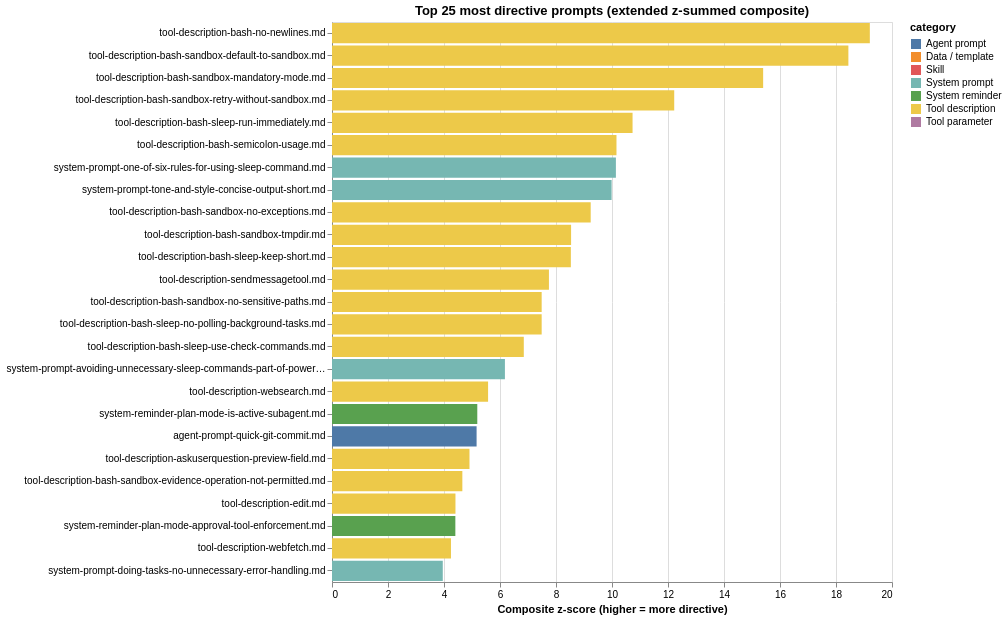

Here is the notebook cell this chart was saved with:
### Markdown cell above
### Top-25 most directive prompts

Composite directiveness z-score (formula in the Terms used block above). A negative score just means "less directive than the corpus average". The bash-sandbox tool descriptions cluster at the top end.

### Code cell
"""Top-25 most directive files by extended composite z-score.

Updated formula adds the new sentence_register signals:
  + directive_sent_pct      (raises authority)
  + configuring_sent_pct    (raises authority)
  - collaborative_sent_pct  (softens — interpersonal)
  - permissive_sent_pct     (softens — reader-agency / "you can")
  - appreciative_sent_pct   (softens — gratitude / praise)
"""

def zscore(s):
    s = s.astype(float)
    return (s - s.mean()) / (s.std(ddof=0) or 1.0)

alt_df["directiveness"] = (
    zscore(alt_df["mood_marker_pct"])
    + zscore(alt_df["hard_prohibitions_pct"])
    + zscore(alt_df["caps_imp_pct"])
    + zscore(alt_df["directive_sent_pct"])
    + zscore(alt_df["configuring_sent_pct"])
    - zscore(alt_df["collaborative_sent_pct"])
    - zscore(alt_df["permissive_sent_pct"])
    - zscore(alt_df["appreciative_sent_pct"])
)

top25 = (alt_df.nlargest(25, "directiveness")
              [["path", "category", "n_tokens", "directiveness",
                "mood_marker_pct", "hard_prohibitions_pct",
                "caps_imp_pct",
                "directive_sent_pct", "configuring_sent_pct",
                "collaborative_sent_pct", "permissive_sent_pct",
                "appreciative_sent_pct",
                "just_ratio"]]
              .reset_index(drop=True))

print(f"composite directiveness range: "
      f"{alt_df['directiveness'].min():.2f}  ↔  {alt_df['directiveness'].max():.2f}")
display(top25.style.background_gradient(subset=["directiveness"], cmap="Reds")
                   .format({"directiveness": "{:.2f}",
                            "mood_marker_pct": "{:.2f}",
                            "hard_prohibitions_pct": "{:.2f}",
                            "caps_imp_pct": "{:.2f}",
                            "directive_sent_pct": "{:.1f}",
                            "configuring_sent_pct": "{:.1f}",
                            "collaborative_sent_pct": "{:.1f}",
                            "permissive_sent_pct": "{:.1f}",
                            "appreciative_sent_pct": "{:.1f}",
                            "just_ratio": "{:.2f}"}))

top25_chart = (
    alt.Chart(top25)
    .mark_bar()
    .encode(
        x=alt.X("directiveness:Q", title="Composite z-score (higher = more directive)"),
        y=alt.Y("path:N", sort="-x", title=None,
                axis=alt.Axis(labelLimit=320)),
        color=alt.Color("category:N",
                         scale=alt.Scale(domain=_cat_domain, range=_cat_range)),
        tooltip=[
            alt.Tooltip("path:N"),
            alt.Tooltip("category:N"),
            alt.Tooltip("n_tokens:Q", format=","),
            alt.Tooltip("directiveness:Q", format=".2f"),
            alt.Tooltip("mood_marker_pct:Q",
                         title="imperative markers %", format=".2f"),
            alt.Tooltip("hard_prohibitions_pct:Q",
                         title="hard prohibitions %", format=".2f"),
            alt.Tooltip("caps_imp_pct:Q",
                         title="CAPS imperative %", format=".2f"),
            alt.Tooltip("directive_sent_pct:Q",
                         title="directive sent %", format=".1f"),
            alt.Tooltip("configuring_sent_pct:Q",
                         title="configuring sent %", format=".1f"),
            alt.Tooltip("collaborative_sent_pct:Q",
                         title="collab sent %", format=".1f"),
            alt.Tooltip("permissive_sent_pct:Q",
                         title="permissive sent %", format=".1f"),
            alt.Tooltip("just_ratio:Q", title="justification ratio", format=".2f"),
        ],
    )
    .properties(width=560, height=560,
                title="Top 25 most directive prompts (extended z-summed composite)")
)
save_chart(top25_chart, "13-top25-directive-prompts")

### Figure 1 — Vega-Lite specification as saved in the notebook (floating-point values rounded to 4 significant figures)
{"config": {"view": {"continuousWidth": 300, "continuousHeight": 300}}, "data": {"name": "data-500756bda187a429962ce88ffbf8e61b"}, "mark": {"type": "bar"}, "encoding": {"color": {"field": "category", "scale": {"domain": ["Agent prompt", "Data / template", "Skill", "System prompt", "System reminder", "Tool description", "Tool parameter"], "range": ["#4e79a7", "#f28e2c", "#e15759", "#76b7b2", "#59a14f", "#edc949", "#af7aa1"]}, "type": "nominal"}, "tooltip": [{"field": "path", "type": "nominal"}, {"field": "category", "type": "nominal"}, {"field": "n_tokens", "format": ",", "type": "quantitative"}, {"field": "directiveness", "format": ".2f", "type": "quantitative"}, {"field": "mood_marker_pct", "format": ".2f", "title": "imperative markers %", "type": "quantitative"}, {"field": "hard_prohibitions_pct", "format": ".2f", "title": "hard prohibitions %", "type": "quantitative"}, {"field": "caps_imp_pct", "format": ".2f", "title": "CAPS imperative %", "type": "quantitative"}, {"field": "directive_sent_pct", "format": ".1f", "title": "directive sent %", "type": "quantitative"}, {"field": "configuring_sent_pct", "format": ".1f", "title": "configuring sent %", "type": "quantitative"}, {"field": "collaborative_sent_pct", "format": ".1f", "title": "collab sent %", "type": "quantitative"}, {"field": "permissive_sent_pct", "format": ".1f", "title": "permissive sent %", "type": "quantitative"}, {"field": "just_ratio", "format": ".2f", "title": "justification ratio", "type": "quantitative"}], "x": {"field": "directiveness", "title": "Composite z-score (higher = more directive)", "type": "quantitative"}, "y": {"axis": {"labelLimit": 320}, "field": "path", "sort": "-x", "title": null, "type": "nominal"}}, "height": 560, "title": "Top 25 most directive prompts (extended z-summed composite)", "width": 560, "$schema": "https://vega.github.io/schema/vega-lite/v6.4.1.json", "datasets": {"data-500756bda187a429962ce88ffbf8e61b": [{"path": "tool-description-bash-no-newlines.md", "category": "Tool description", "n_tokens": 16, "directiveness": 19.21, "mood_marker_pct": 6.25, "hard_prohibitions_pct": 6.25, "caps_imp_pct": 6.25, "directive_sent_pct": 100.0, "configuring_sent_pct": 0.0, "collaborative_sent_pct": 0.0, "permissive_sent_pct": 0.0, "appreciative_sent_pct": 0.0, "just_ratio": 0.0}, {"path": "tool-description-bash-sandbox-default-to-sandbox.md", "category": "Tool description", "n_tokens": 18, "directiveness": 18.44, "mood_marker_pct": 16.67, "hard_prohibitions_pct": 5.556, "caps_imp_pct": 0.0, "directive_sent_pct": 100.0, "configuring_sent_pct": 50.0, "collaborative_sent_pct": 0.0, "permissive_sent_pct": 0.0, "appreciative_sent_pct": 0.0, "just_ratio": 0.0}, {"path": "tool-description-bash-sandbox-mandatory-mode.md", "category": "Tool description", "n_tokens": 15, "directiveness": 15.4, "mood_marker_pct": 6.667, "hard_prohibitions_pct": 0.0, "caps_imp_pct": 6.667, "directive_sent_pct": 100.0, "configuring_sent_pct": 0.0, "collaborative_sent_pct": 0.0, "permissive_sent_pct": 0.0, "appreciative_sent_pct": 0.0, "just_ratio": 0.0}, {"path": "tool-description-bash-sandbox-retry-without-sandbox.md", "category": "Tool description", "n_tokens": 12, "directiveness": 12.22, "mood_marker_pct": 8.333, "hard_prohibitions_pct": 8.333, "caps_imp_pct": 0.0, "directive_sent_pct": 100.0, "configuring_sent_pct": 0.0, "collaborative_sent_pct": 0.0, "permissive_sent_pct": 0.0, "appreciative_sent_pct": 0.0, "just_ratio": 0.0}, {"path": "tool-description-bash-sleep-run-immediately.md", "category": "Tool description", "n_tokens": 14, "directiveness": 10.73, "mood_marker_pct": 7.143, "hard_prohibitions_pct": 7.143, "caps_imp_pct": 0.0, "directive_sent_pct": 100.0, "configuring_sent_pct": 0.0, "collaborative_sent_pct": 0.0, "permissive_sent_pct": 0.0, "appreciative_sent_pct": 0.0, "just_ratio": 0.0}, {"path": "tool-description-bash-semicolon-usage.md", "category": "Tool description", "n_tokens": 21, "directiveness": 10.16, "mood_marker_pct": 9.524, "hard_prohibitions_pct": 4.762, "caps_imp_pct": 0.0, "directive_sent_pct": 100.0, "configuring_sent_pct": 0.0, "collaborative_sent_pct": 0.0, "permissive_sent_pct": 0.0, "appreciative_sent_pct": 0.0, "just_ratio": 0.0}, {"path": "system-prompt-one-of-six-rules-for-using-sleep-command.md", "category": "System prompt", "n_tokens": 15, "directiveness": 10.14, "mood_marker_pct": 6.667, "hard_prohibitions_pct": 6.667, "caps_imp_pct": 0.0, "directive_sent_pct": 100.0, "configuring_sent_pct": 0.0, "collaborative_sent_pct": 0.0, "permissive_sent_pct": 0.0, "appreciative_sent_pct": 0.0, "just_ratio": 0.0}, {"path": "system-prompt-tone-and-style-concise-output-short.md", "category": "System prompt", "n_tokens": 8, "directiveness": 9.986, "mood_marker_pct": 0.0, "hard_prohibitions_pct": 0.0, "caps_imp_pct": 0.0, "directive_sent_pct": 100.0, "configuring_sent_pct": 100.0, "collaborative_sent_pct": 0.0, "permissive_sent_pct": 0.0, "appreciative_sent_pct": 0.0, "just_ratio": 0.0}, {"path": "tool-description-bash-sandbox-no-exceptions.md", "category": "Tool description", "n_tokens": 11, "directiveness": 9.239, "mood_marker_pct": 9.091, "hard_prohibitions_pct": 9.091, "caps_imp_pct": 0.0, "directive_sent_pct": 0.0, "configuring_sent_pct": 0.0, "collaborative_sent_pct": 0.0, "permissive_sent_pct": 0.0, "appreciative_sent_pct": 0.0, "just_ratio": 0.0}, {"path": "tool-description-bash-sandbox-tmpdir.md", "category": "Tool description", "n_tokens": 33, "directiveness": 8.539, "mood_marker_pct": 6.061, "hard_prohibitions_pct": 3.03, "caps_imp_pct": 0.0, "directive_sent_pct": 66.67, "configuring_sent_pct": 33.33, "collaborative_sent_pct": 0.0, "permissive_sent_pct": 0.0, "appreciative_sent_pct": 0.0, "just_ratio": 0.0}, {"path": "tool-description-bash-sleep-keep-short.md", "category": "Tool description", "n_tokens": 15, "directiveness": 8.531, "mood_marker_pct": 13.33, "hard_prohibitions_pct": 0.0, "caps_imp_pct": 0.0, "directive_sent_pct": 100.0, "configuring_sent_pct": 0.0, "collaborative_sent_pct": 0.0, "permissive_sent_pct": 0.0, "appreciative_sent_pct": 0.0, "just_ratio": 0.333}, {"path": "tool-description-sendmessagetool.md", "category": "Tool description", "n_tokens": 149, "directiveness": 7.748, "mood_marker_pct": 4.698, "hard_prohibitions_pct": 3.356, "caps_imp_pct": 0.6711, "directive_sent_pct": 75.0, "configuring_sent_pct": 12.5, "collaborative_sent_pct": 0.0, "permissive_sent_pct": 0.0, "appreciative_sent_pct": 0.0, "just_ratio": 0.0}, {"path": "tool-description-bash-sandbox-no-sensitive-paths.md", "category": "Tool description", "n_tokens": 22, "directiveness": 7.488, "mood_marker_pct": 4.545, "hard_prohibitions_pct": 4.545, "caps_imp_pct": 0.0, "directive_sent_pct": 100.0, "configuring_sent_pct": 0.0, "collaborative_sent_pct": 0.0, "permissive_sent_pct": 0.0, "appreciative_sent_pct": 0.0, "just_ratio": 0.0}, {"path": "tool-description-bash-sleep-no-polling-background-tasks.md", "category": "Tool description", "n_tokens": 22, "directiveness": 7.488, "mood_marker_pct": 4.545, "hard_prohibitions_pct": 4.545, "caps_imp_pct": 0.0, "directive_sent_pct": 100.0, "configuring_sent_pct": 0.0, "collaborative_sent_pct": 0.0, "permissive_sent_pct": 0.0, "appreciative_sent_pct": 0.0, "just_ratio": 0.0}, {"path": "tool-description-bash-sleep-use-check-commands.md", "category": "Tool description", "n_tokens": 20, "directiveness": 6.85, "mood_marker_pct": 10.0, "hard_prohibitions_pct": 0.0, "caps_imp_pct": 0.0, "directive_sent_pct": 100.0, "configuring_sent_pct": 0.0, "collaborative_sent_pct": 0.0, "permissive_sent_pct": 0.0, "appreciative_sent_pct": 0.0, "just_ratio": 0.0}, {"path": "system-prompt-avoiding-unnecessary-sleep-commands-part-of-powershell-tool-description.md", "category": "System prompt", "n_tokens": 132, "directiveness": 6.176, "mood_marker_pct": 5.303, "hard_prohibitions_pct": 2.273, "caps_imp_pct": 0.0, "directive_sent_pct": 100.0, "configuring_sent_pct": 0.0, "collaborative_sent_pct": 0.0, "permissive_sent_pct": 0.0, "appreciative_sent_pct": 0.0, "just_ratio": 0.125}, {"path": "tool-description-websearch.md", "category": "Tool description", "n_tokens": 241, "directiveness": 5.574, "mood_marker_pct": 3.734, "hard_prohibitions_pct": 0.4149, "caps_imp_pct": 2.49, "directive_sent_pct": 42.86, "configuring_sent_pct": 0.0, "collaborative_sent_pct": 0.0, "permissive_sent_pct": 0.0, "appreciative_sent_pct": 0.0, "just_ratio": 0.0}, {"path": "system-reminder-plan-mode-is-active-subagent.md", "category": "System reminder", "n_tokens": 177, "directiveness": 5.189, "mood_marker_pct": 4.52, "hard_prohibitions_pct": 1.13, "caps_imp_pct": 1.13, "directive_sent_pct": 62.5, "configuring_sent_pct": 0.0, "collaborative_sent_pct": 0.0, "permissive_sent_pct": 0.0, "appreciative_sent_pct": 0.0, "just_ratio": 0.111}, {"path": "agent-prompt-quick-git-commit.md", "category": "Agent prompt", "n_tokens": 373, "directiveness": 5.164, "mood_marker_pct": 2.949, "hard_prohibitions_pct": 2.145, "caps_imp_pct": 1.341, "directive_sent_pct": 54.55, "configuring_sent_pct": 0.0, "collaborative_sent_pct": 0.0, "permissive_sent_pct": 0.0, "appreciative_sent_pct": 0.0, "just_ratio": 0.083}, {"path": "tool-description-askuserquestion-preview-field.md", "category": "Tool description", "n_tokens": 104, "directiveness": 4.91, "mood_marker_pct": 1.923, "hard_prohibitions_pct": 0.9615, "caps_imp_pct": 0.0, "directive_sent_pct": 66.67, "configuring_sent_pct": 33.33, "collaborative_sent_pct": 0.0, "permissive_sent_pct": 0.0, "appreciative_sent_pct": 0.0, "just_ratio": 0.0}, {"path": "tool-description-bash-sandbox-evidence-operation-not-permitted.md", "category": "Tool description", "n_tokens": 11, "directiveness": 4.655, "mood_marker_pct": 0.0, "hard_prohibitions_pct": 9.091, "caps_imp_pct": 0.0, "directive_sent_pct": 0.0, "configuring_sent_pct": 0.0, "collaborative_sent_pct": 0.0, "permissive_sent_pct": 0.0, "appreciative_sent_pct": 0.0, "just_ratio": 0.0}, {"path": "tool-description-edit.md", "category": "Tool description", "n_tokens": 140, "directiveness": 4.409, "mood_marker_pct": 3.571, "hard_prohibitions_pct": 1.429, "caps_imp_pct": 1.429, "directive_sent_pct": 37.5, "configuring_sent_pct": 0.0, "collaborative_sent_pct": 0.0, "permissive_sent_pct": 0.0, "appreciative_sent_pct": 0.0, "just_ratio": 0.0}, {"path": "system-reminder-plan-mode-approval-tool-enforcement.md", "category": "System reminder", "n_tokens": 169, "directiveness": 4.405, "mood_marker_pct": 3.55, "hard_prohibitions_pct": 1.183, "caps_imp_pct": 0.5917, "directive_sent_pct": 75.0, "configuring_sent_pct": 0.0, "collaborative_sent_pct": 0.0, "permissive_sent_pct": 0.0, "appreciative_sent_pct": 0.0, "just_ratio": 0.0}, {"path": "tool-description-webfetch.md", "category": "Tool description", "n_tokens": 248, "directiveness": 4.249, "mood_marker_pct": 0.8065, "hard_prohibitions_pct": 0.0, "caps_imp_pct": 0.4032, "directive_sent_pct": 66.67, "configuring_sent_pct": 33.33, "collaborative_sent_pct": 0.0, "permissive_sent_pct": 0.0, "appreciative_sent_pct": 0.0, "just_ratio": 0.0}, {"path": "system-prompt-doing-tasks-no-unnecessary-error-handling.md", "category": "System prompt", "n_tokens": 55, "directiveness": 3.956, "mood_marker_pct": 5.455, "hard_prohibitions_pct": 5.455, "caps_imp_pct": 0.0, "directive_sent_pct": 50.0, "configuring_sent_pct": 0.0, "collaborative_sent_pct": 0.0, "permissive_sent_pct": 25.0, "appreciative_sent_pct": 0.0, "just_ratio": 0.0}]}}
